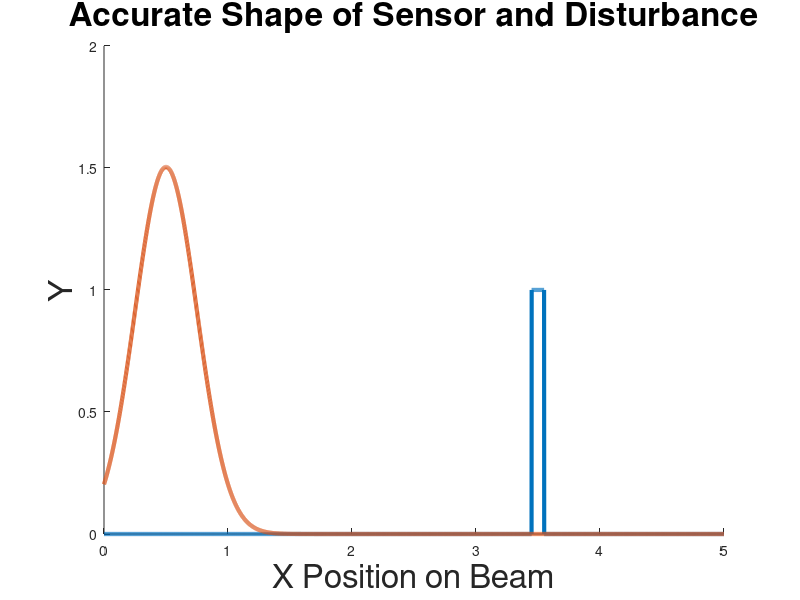

Here is the MATLAB script that generated this plot:
clf;clc;clear;
Length            = 5; %0.4573        ;%length
NumNode           = 30  ;%number of modes
Stiffness         = 0.491; %0.491      ;
MassDensity       = 0.093; %  0.093
DampingVis        = 0.0013;%0.0013     ;
DampingKV         = 0.0000649;%0.00000000000649  ;%0.0000649 
ActLoc            = Length*0.3 ; 
SenLoc            = Length*0.7 ; 
ActWidth          = Length*0.01; % 0.01
SenWidth          = Length*0.01;
StateWeight       = 1          ;%state weight in the cost function
ControlWeight     = 1          ;%control weight in the cost function, must be one for unitary assumpt of zhou for Riccaties page 376
DisturbanceEnergy = 1000          ;
DisturbanceMean   = Length*0.1 ;%disturbance is a gaussian function
DisturbanceVar    = Length*0.05;
DistWeightOnMeasurement = 1    ; % must be one for unitary assumption of zhou page 376
NumLoc            = 100;        

L = Length;
sensorLoc = SenLoc;
sensorWidth = SenWidth;
DisturbanceWidth = DisturbanceVar;
dx   = 0.001;
x    = 0:dx:L;


sensor  = zeros(1,length(x));
I1 = floor((SenWidth/Length)*length(x));
I2 = floor(length(x)*SenLoc/Length);
sensor(I2-I1:I2+I1) = 1;

Disutrbance    = exp((-1/2)*((x-DisturbanceMean)/DisturbanceWidth).^2); %Disturbance a normalized gaussian function
Disutrbance    = Disutrbance/(norm(Disutrbance)*sqrt(dx));          %Normalizing L2 norm to one


hold;
plot(x,sensor,'LineWidth',3)
plot(x,Disutrbance,'LineWidth',3);
hold off;
xlabel('X Position on Beam');
ylabel('Y');
title('Accurate Shape of Sensor and Disturbance');
set(findall(gcf,'type','text'),'fontSize',24);
